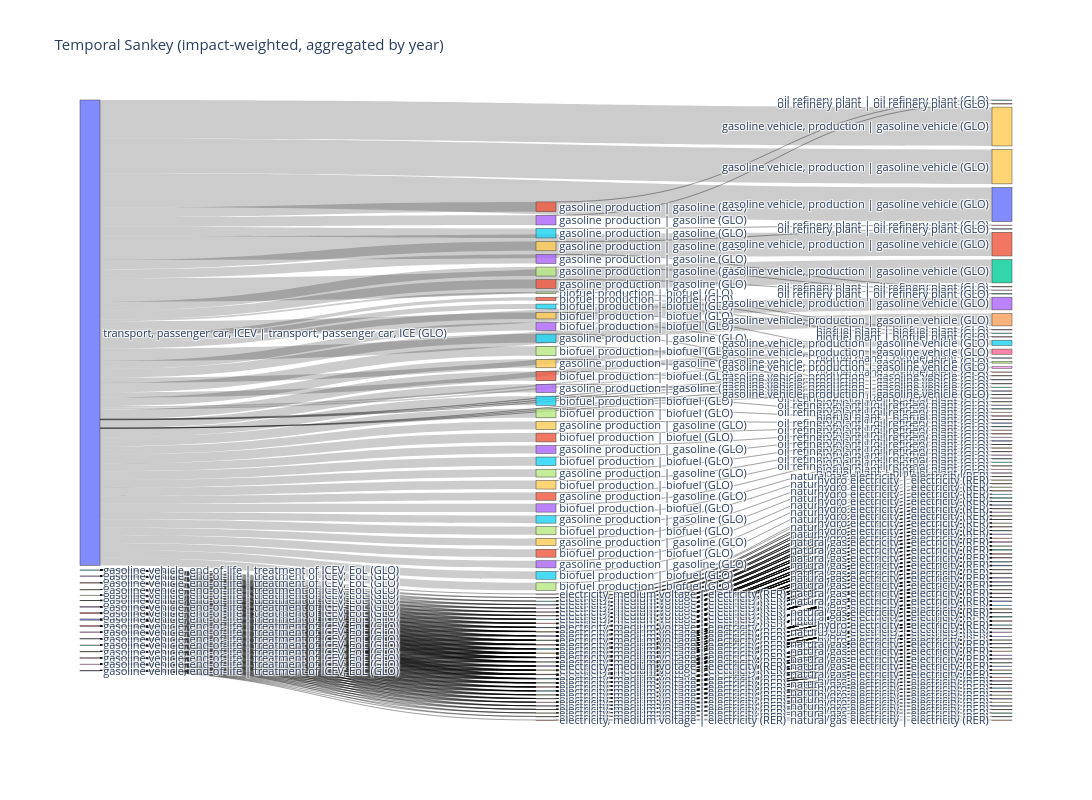

This figure's notebook cell:
### Markdown cell above
We can also produce a Sankey diagram (although this is not optimized yet).

### Code cell
from trails.lca import build_temporal_sankey_tree
from trails.plotting import plot_temporal_sankey

# Build tree from the routing graph
sankey_tree = build_temporal_sankey_tree(trails, root_act_idx=13, root_year=2050)

fig = plot_temporal_sankey(
    provenance=sankey_tree,
    trails=trails,
    start_year=2050,
    start_act_idx=13,
    filename="trails_sankey.html",
)
fig

### Figure 1 — Plotly figure (JSON) as saved in the notebook; plotly's stock layout.template omitted (floating-point values rounded to 4 significant figures; data arrays with more than 128 entries replaced by an {"elided": "..."} marker saying what was removed)
{"data": [{"arrangement": "snap", "domain": {"x": [0, 1], "y": [0, 1]}, "link": {"source": {"elided": "1258 int values"}, "target": {"elided": "1258 int values"}, "value": {"elided": "1258 float values"}}, "node": {"label": {"elided": "235 str values"}, "pad": 15, "thickness": 20}, "type": "sankey"}], "layout": {"font": {"size": 11}, "height": 800, "title": {"text": "Temporal Sankey (impact-weighted, aggregated by year)"}, "width": 1200}}
